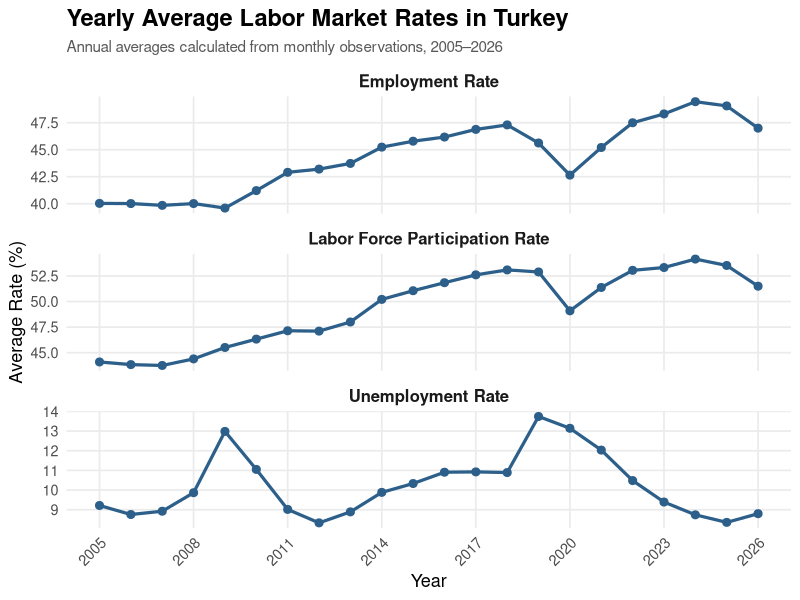
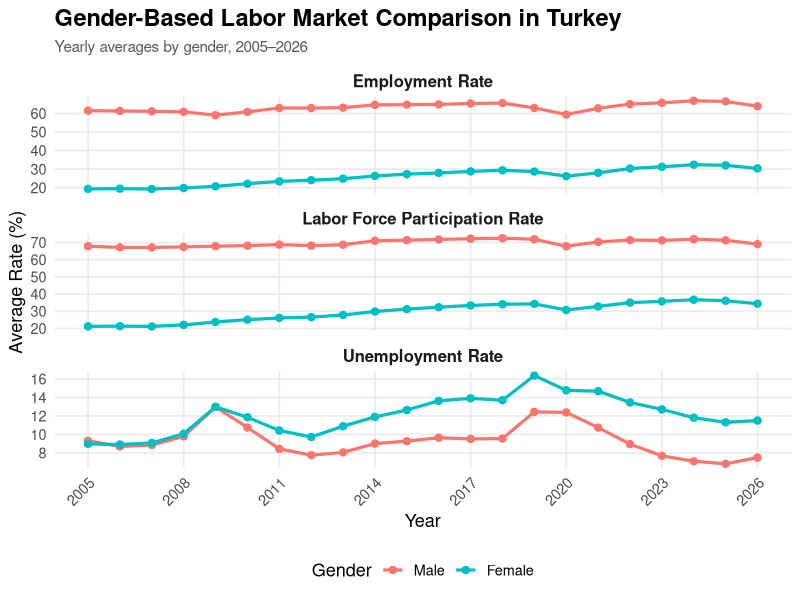
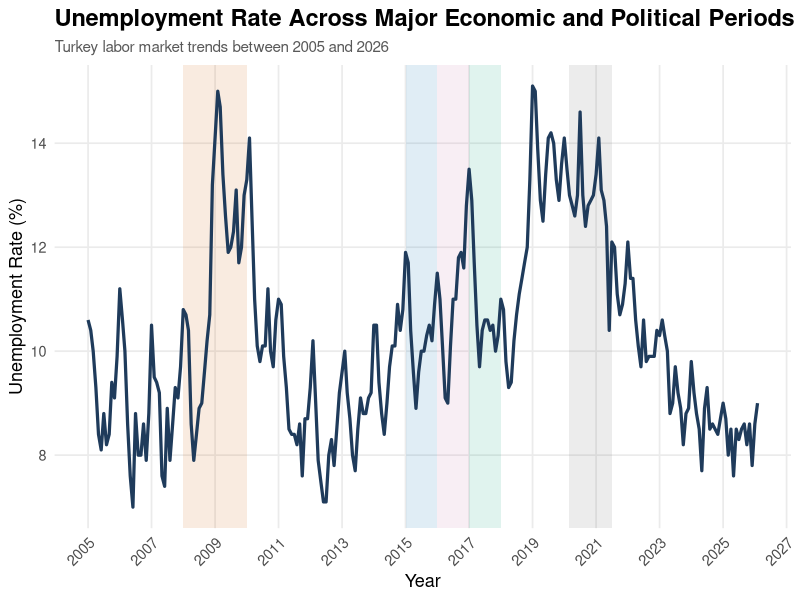
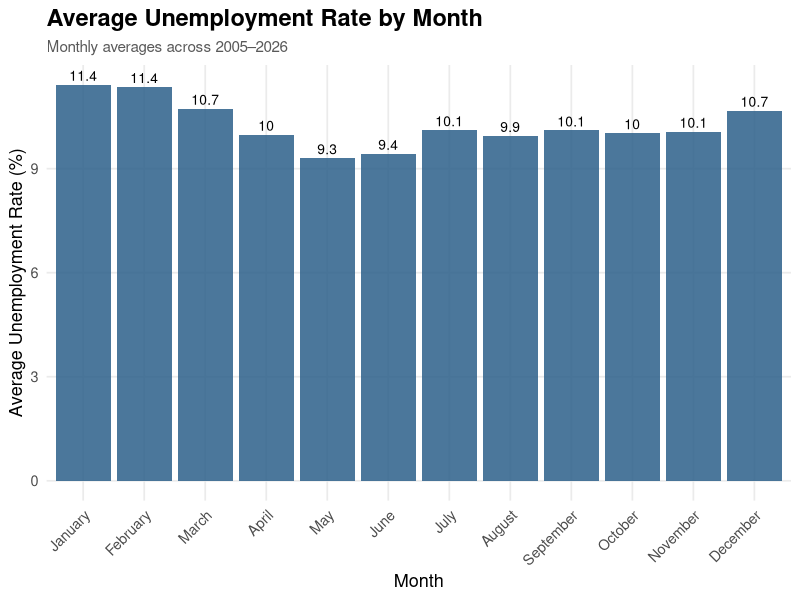
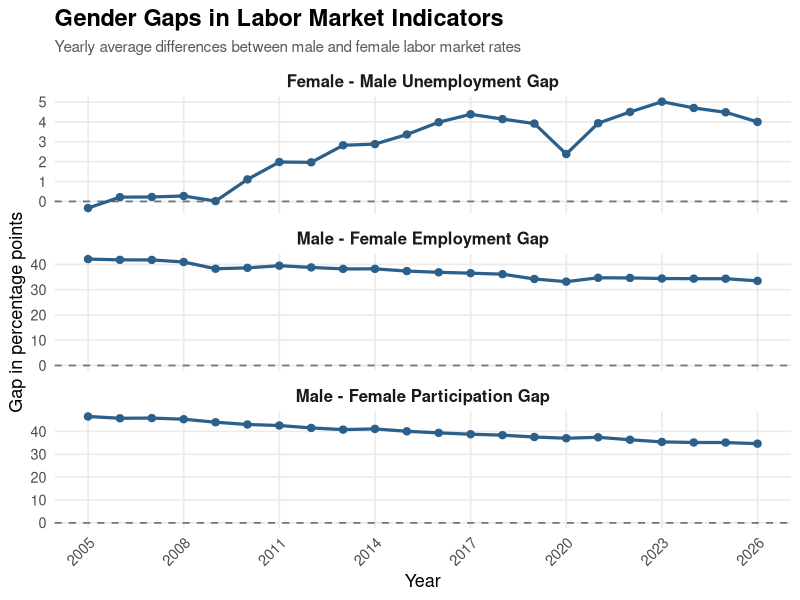
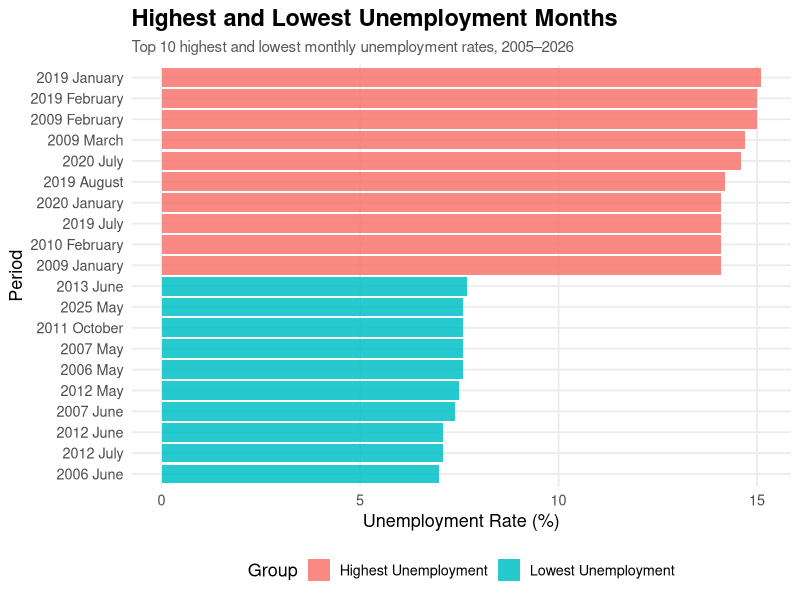

These charts were generated, in order, by the following R code:
## ---- chunk 1
library(tidyverse)
library(readr)
library(lubridate)
library(scales)
library(knitr)

labor_data <- read_csv(
  "labor_final_clean.csv",
  locale = locale(encoding = "UTF-8")
)

labor_data <- labor_data |>
  mutate(
    date = as.Date(date),
    year = as.integer(year),
    month_no = as.integer(month_no),
    gender = factor(gender, levels = c("Total", "Male", "Female")),
    month_en = factor(
      month_en,
      levels = c(
        "January", "February", "March", "April", "May", "June",
        "July", "August", "September", "October", "November", "December"
      )
    )
  )

total_data <- labor_data |>
  filter(gender == "Total")

gender_data <- labor_data |>
  filter(gender %in% c("Male", "Female"))
## ---- chunk 2
data_check <- labor_data |>
  summarize(
    number_of_rows = n(),
    number_of_columns = ncol(labor_data),
    first_date = min(date),
    last_date = max(date),
    number_of_genders = n_distinct(gender),
    missing_values = sum(is.na(labor_data))
  )

kable(data_check)
## ---- chunk 3
variable_dictionary <- tibble(
  variable = c(
    "year", "month_no", "month_en", "date", "gender",
    "pop_15_plus", "labor_force", "employment", "unemployment",
    "not_in_labor_force", "lfp_rate", "emp_rate", "unemp_rate"
  ),
  meaning = c(
    "Year of observation",
    "Month number",
    "Month name in English",
    "Monthly date",
    "Gender group: Total, Male, Female",
    "Population aged 15 and over, in thousand persons",
    "Labor force, in thousand persons",
    "Employed population, in thousand persons",
    "Unemployed population, in thousand persons",
    "Population not in labor force, in thousand persons",
    "Labor force participation rate (%)",
    "Employment rate (%)",
    "Unemployment rate (%)"
  )
)

kable(variable_dictionary)
## ---- chunk 4
yearly_total <- total_data |>
  group_by(year) |>
  summarize(
    `Unemployment Rate` = mean(unemp_rate, na.rm = TRUE),
    `Employment Rate` = mean(emp_rate, na.rm = TRUE),
    `Labor Force Participation Rate` = mean(lfp_rate, na.rm = TRUE),
    .groups = "drop"
  )

yearly_total_long <- yearly_total |>
  pivot_longer(
    cols = c(`Unemployment Rate`, `Employment Rate`, `Labor Force Participation Rate`),
    names_to = "indicator",
    values_to = "rate"
  )

ggplot(yearly_total_long, aes(x = year, y = rate)) +
  geom_line(linewidth = 1.1, color = "#2C5F8A") +
  geom_point(size = 2.4, color = "#2C5F8A") +
  facet_wrap(~ indicator, scales = "free_y", ncol = 1) +
  labs(
    title = "Yearly Average Labor Market Rates in Turkey",
    subtitle = "Annual averages calculated from monthly observations, 2005–2026",
    x = "Year",
    y = "Average Rate (%)"
  ) +
  scale_x_continuous(breaks = seq(2005, 2026, by = 3)) +
  theme_minimal(base_size = 13) +
  theme(
    plot.title = element_text(face = "bold", size = 17),
    plot.subtitle = element_text(size = 11, color = "gray35"),
    strip.text = element_text(face = "bold", size = 12),
    axis.text.x = element_text(angle = 45, hjust = 1),
    panel.grid.minor = element_blank(),
    legend.position = "none"
  )
## ---- chunk 5
yearly_gender <- gender_data |>
  group_by(year, gender) |>
  summarize(
    `Unemployment Rate` = mean(unemp_rate, na.rm = TRUE),
    `Employment Rate` = mean(emp_rate, na.rm = TRUE),
    `Labor Force Participation Rate` = mean(lfp_rate, na.rm = TRUE),
    .groups = "drop"
  )

yearly_gender_long <- yearly_gender |>
  pivot_longer(
    cols = c(`Unemployment Rate`, `Employment Rate`, `Labor Force Participation Rate`),
    names_to = "indicator",
    values_to = "rate"
  )

ggplot(yearly_gender_long, aes(x = year, y = rate, color = gender)) +
  geom_line(linewidth = 1.1) +
  geom_point(size = 2.2) +
  facet_wrap(~ indicator, scales = "free_y", ncol = 1) +
  labs(
    title = "Gender-Based Labor Market Comparison in Turkey",
    subtitle = "Yearly averages by gender, 2005–2026",
    x = "Year",
    y = "Average Rate (%)",
    color = "Gender"
  ) +
  scale_x_continuous(breaks = seq(2005, 2026, by = 3)) +
  theme_minimal(base_size = 13) +
  theme(
    plot.title = element_text(face = "bold", size = 17),
    plot.subtitle = element_text(size = 11, color = "gray35"),
    strip.text = element_text(face = "bold", size = 12),
    axis.text.x = element_text(angle = 45, hjust = 1),
    panel.grid.minor = element_blank(),
    legend.position = "bottom"
  )
## ---- chunk 6
ggplot(total_data, aes(x = date, y = unemp_rate)) +
  annotate("rect", xmin = as.Date("2008-01-01"), xmax = as.Date("2009-12-31"),
           ymin = -Inf, ymax = Inf, alpha = 0.12, fill = "#D55E00") +
  annotate("rect", xmin = as.Date("2015-01-01"), xmax = as.Date("2015-12-31"),
           ymin = -Inf, ymax = Inf, alpha = 0.12, fill = "#0072B2") +
  annotate("rect", xmin = as.Date("2016-01-01"), xmax = as.Date("2016-12-31"),
           ymin = -Inf, ymax = Inf, alpha = 0.12, fill = "#CC79A7") +
  annotate("rect", xmin = as.Date("2017-01-01"), xmax = as.Date("2017-12-31"),
           ymin = -Inf, ymax = Inf, alpha = 0.12, fill = "#009E73") +
  annotate("rect", xmin = as.Date("2020-03-01"), xmax = as.Date("2021-06-30"),
           ymin = -Inf, ymax = Inf, alpha = 0.12, fill = "gray40") +
  geom_line(linewidth = 1.1, color = "#1F3B5B") +
  labs(
    title = "Unemployment Rate Across Major Economic and Political Periods",
    subtitle = "Turkey labor market trends between 2005 and 2026",
    x = "Year",
    y = "Unemployment Rate (%)"
  ) +
  scale_x_date(date_breaks = "2 years", date_labels = "%Y") +
  theme_minimal(base_size = 13) +
  theme(
    plot.title = element_text(face = "bold", size = 17),
    plot.subtitle = element_text(size = 11, color = "gray35"),
    axis.text.x = element_text(angle = 45, hjust = 1),
    panel.grid.minor = element_blank()
  )

# AI Usage: Annotating of critic time periods
# AI Prompt: "I want to colorize some of critical time periods for better presentation of graph, how can I do this?"
## ---- chunk 7
monthly_pattern <- total_data |>
  group_by(month_no, month_en) |>
  summarize(
    avg_unemp_rate = mean(unemp_rate, na.rm = TRUE),
    .groups = "drop"
  )

ggplot(monthly_pattern, aes(x = month_en, y = avg_unemp_rate)) +
  geom_col(fill = "#2C5F8A", alpha = 0.85) +
  geom_text(aes(label = round(avg_unemp_rate, 1)), vjust = -0.4, size = 3.5) +
  labs(
    title = "Average Unemployment Rate by Month",
    subtitle = "Monthly averages across 2005–2026",
    x = "Month",
    y = "Average Unemployment Rate (%)"
  ) +
  theme_minimal(base_size = 13) +
  theme(
    plot.title = element_text(face = "bold", size = 17),
    plot.subtitle = element_text(size = 11, color = "gray35"),
    axis.text.x = element_text(angle = 45, hjust = 1),
    panel.grid.minor = element_blank()
  )
## ---- chunk 8
yearly_gender_gap_data <- labor_data |>
  filter(gender %in% c("Male", "Female")) |>
  group_by(year, gender) |>
  summarize(
    avg_unemp_rate = mean(unemp_rate, na.rm = TRUE),
    avg_emp_rate = mean(emp_rate, na.rm = TRUE),
    avg_lfp_rate = mean(lfp_rate, na.rm = TRUE),
    .groups = "drop"
  )

gender_gap <- yearly_gender_gap_data |>
  pivot_wider(
    names_from = gender,
    values_from = c(avg_unemp_rate, avg_emp_rate, avg_lfp_rate)
  ) |>
  mutate(
    unemployment_gap = avg_unemp_rate_Female - avg_unemp_rate_Male,
    employment_gap = avg_emp_rate_Male - avg_emp_rate_Female,
    participation_gap = avg_lfp_rate_Male - avg_lfp_rate_Female
  )

gender_gap_long <- gender_gap |>
  select(year, unemployment_gap, employment_gap, participation_gap) |>
  pivot_longer(
    cols = c(unemployment_gap, employment_gap, participation_gap),
    names_to = "gap_type",
    values_to = "gap_value"
  ) |>
  mutate(
    gap_type = recode(
      gap_type,
      unemployment_gap = "Female - Male Unemployment Gap",
      employment_gap = "Male - Female Employment Gap",
      participation_gap = "Male - Female Participation Gap"
    )
  )

ggplot(gender_gap_long, aes(x = year, y = gap_value)) +
  geom_hline(yintercept = 0, linewidth = 0.6, linetype = "dashed", color = "gray45") +
  geom_line(linewidth = 1.1, color = "#2C5F8A") +
  geom_point(size = 2.2, color = "#2C5F8A") +
  facet_wrap(~ gap_type, scales = "free_y", ncol = 1) +
  labs(
    title = "Gender Gaps in Labor Market Indicators",
    subtitle = "Yearly average differences between male and female labor market rates",
    x = "Year",
    y = "Gap in percentage points"
  ) +
  scale_x_continuous(breaks = seq(2005, 2026, by = 3)) +
  theme_minimal(base_size = 13) +
  theme(
    plot.title = element_text(face = "bold", size = 17),
    plot.subtitle = element_text(size = 11, color = "gray35"),
    strip.text = element_text(face = "bold", size = 12),
    axis.text.x = element_text(angle = 45, hjust = 1),
    panel.grid.minor = element_blank()
  )
## ---- chunk 9
highest_unemployment <- total_data |>
  arrange(desc(unemp_rate)) |>
  select(year, month_en, date, unemp_rate, emp_rate, lfp_rate) |>
  slice_head(n = 10)

lowest_unemployment <- total_data |>
  arrange(unemp_rate) |>
  select(year, month_en, date, unemp_rate, emp_rate, lfp_rate) |>
  slice_head(n = 10)

kable(highest_unemployment)
kable(lowest_unemployment)

unemployment_extremes <- bind_rows(
  highest_unemployment |> mutate(group = "Highest Unemployment"),
  lowest_unemployment |> mutate(group = "Lowest Unemployment")
) |>
  mutate(
    period_label = paste(year, month_en),
    period_label = reorder(period_label, unemp_rate)
  )

ggplot(unemployment_extremes, aes(x = period_label, y = unemp_rate, fill = group)) +
  geom_col(alpha = 0.85) +
  coord_flip() +
  labs(
    title = "Highest and Lowest Unemployment Months",
    subtitle = "Top 10 highest and lowest monthly unemployment rates, 2005–2026",
    x = "Period",
    y = "Unemployment Rate (%)",
    fill = "Group"
  ) +
  theme_minimal(base_size = 13) +
  theme(
    plot.title = element_text(face = "bold", size = 17),
    plot.subtitle = element_text(size = 11, color = "gray35"),
    panel.grid.minor = element_blank(),
    legend.position = "bottom"
  )
